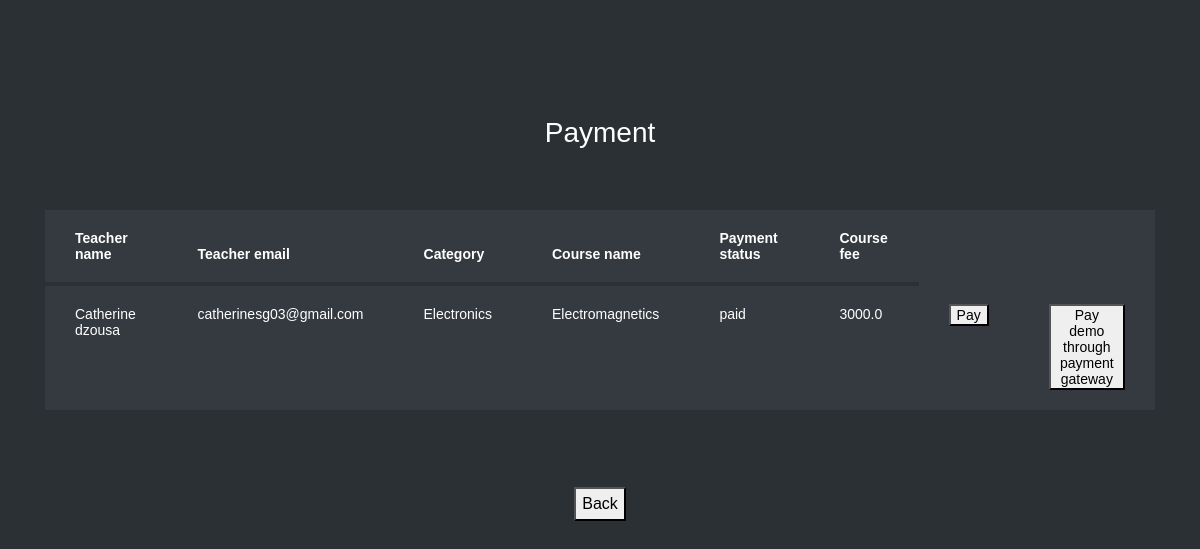
The app's page /pay_student (signed in) with its own data.
### learn/models.py (models this page shows, shortened)
class Enrollment(models.Model):
    Pending_days = models.IntegerField(null=True)
    Enrollment_date = models.DateField(auto_now_add=True, null=True)
    Teacher_response = models.CharField(max_length=200, null=True)
    Course_completion_status = models.CharField(max_length=200, null=True)
    Payment_status = models.CharField(max_length=200, null=True)
    Certificate = models.FileField(null=True)
    notify = models.CharField(max_length=200, null = True)
    enrol_reg = models.ForeignKey(Registration, on_delete=models.SET_NULL, null = True, related_name = 'student_enrolled')
    enrol_tea = models.ForeignKey(Registration, on_delete=models.SET_NULL, null=True, related_name='teacher_teaching')
    enrol_cou = models.ForeignKey(Course, on_delete=models.CASCADE, null=True, related_name='course_enrolled')

class Course(models.Model):
    Course_title = models.CharField(max_length=200, null=True)
    Course_brief = models.TextField(null=True)
    Course_duration = models.IntegerField(null=True)
    Course_fee = models.FloatField(null=True)
    Language = models.CharField(max_length=200, null=True)
    cou_cat = models.ForeignKey(Category, on_delete=models.CASCADE, null=True,related_name = 'Course_to_category')
    cou_reg = models.ForeignKey(Registration, on_delete=models.SET_NULL, null=True, related_name = 'Course_to_registration')

class Registration(models.Model):
    Password = models.CharField(max_length=200, null=True)
    Registration_date = models.DateField(auto_now_add=True, null=True)
    Num_of_courses_enrolled = models.IntegerField(null=True)
    Num_of_courses_completed = models.IntegerField(null=True)
    Qualification = models.TextField(null=True)
    Introduction_brief = models.TextField(null=True)
    Image = models.ImageField(upload_to='media', null=True)
    Num_of_enrolled_students = models.IntegerField(null=True)
    Average_review_rating = models.IntegerField(null=True)
    Num_of_reviews = models.IntegerField(null=True)
    About_website = models.TextField(null=True)
    Registration_fee = models.IntegerField(null=True)
    User_role = models.CharField(max_length=200, null=True)
    user = models.OneToOneField(User,on_delete = models.CASCADE, null = True)

class Category(models.Model):
    Category_title = models.CharField(max_length=200, null=True)
    Image = models.ImageField(null=True)

### learn/views.py (the view)
# urls.py: path('pay_student', learn.views.pay_student, name='pay_student'),
def pay_student(request):
    ds = Enrollment.objects.filter(enrol_reg = request.session['logg'], Teacher_response = 'Accepted')
    msk = []
    for t in ds:
        c_f = float(t.enrol_cou.Course_fee)
        if c_f > 0:
            hh = int(t.id)
            msk.append(hh)
    ds = Enrollment.objects.filter(id__in = msk)
    return render(request, 'pay_student.html', {'ds': ds})

### Template/pay_student.html (shortened to what this page needs)
{% load static %}
<html lang="en">
  <head>
	<link rel="stylesheet" href="https://stackpath.bootstrapcdn.com/font-awesome/4.7.0/css/font-awesome.min.css">
	<link rel="stylesheet" href="{% static 'tabble/css/style.css' %}">
	</head>
	<body>
	<section class="ftco-section">
		<div class="container">
			<div class="row justify-content-center">
				<div class="col-md-6 text-center mb-5">
					<h2 class="heading-section">Payment</h2>
			</div>
			</div>
			{% if ds %}
			<div class="row">
				<div class="col-md-12">
					<div class="table-wrap">
						<table class="table table-bordered table-dark table-hover">
						  <thead>
						    <tr>
						    	<th>
                                    Teacher name
                                </th>
                                <th>
                                    Teacher email
                                </th>
                                <th>
                                    Category
                                </th>
                                <th>
                                    Course name
                                </th>
                                <th>
                                    Payment status
                                </th>
                                <th>
                                    Course fee
                                </th>
						    </tr>
						  </thead>
						  <tbody>
						  {% for i in ds %}
						    <tr>
                               <td>
                                    {{i.enrol_cou.cou_reg.user.first_name}} {{i.enrol_cou.cou_reg.user.last_name}}
                                </td>
                                <td>
                                    {{i.enrol_cou.cou_reg.user.email}}
                                </td>
                                <td>
                                    {{i.enrol_cou.cou_cat.Category_title}}
                                </td>
                                <td>
                                    {{i.enrol_cou.Course_title}}
                                </td>
                                <td>
                                    {{i.Payment_status}}
                                </td>
                                <td>
                                    {{i.enrol_cou.Course_fee}}
                                </td>
                                <td>
                                    <button type="button" onclick="location.href='{% url 'stu_buk_teacherr' i.id %}'" name='t_h'>Pay</button>
                                </td>
								<td>
                                    <button type="button" onclick="location.href='{% url 'pay_stud_cours' i.id %}'" name='t_h'>Pay demo through payment gateway</button>
                                </td>
						    </tr>
						  {% endfor %}
						  </tbody>
						</table>
					</div>
				</div>
			</div>
			{% else %}
			<h1 align="center">No bookings with teacher's approval</h1>
			{% endif %}
		</div>
		<br><br>
		<div align="center">
			<button type="submit" onclick="location.href='{% url 'student_home' %}'" name='mybtn2'>Back</button>
		</div>
	</section>
	</body>
</html>

### records on screen
Enrollment: enrol_cou.cou_reg.user.first_name "Catherine", enrol_cou.cou_reg.user.last_name "dzousa", enrol_cou.cou_reg.user.email "catherinesg03@gmail.com", enrol_cou.cou_cat.Category_title "Electronics", enrol_cou.Course_title "Electromagnetics", Payment_status "paid", enrol_cou.Course_fee "3000.0"
